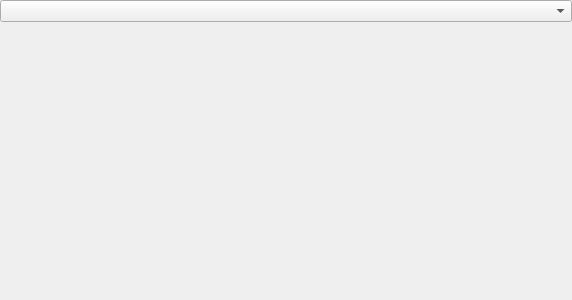
<?xml version="1.0" encoding="UTF-8"?>
<ui version="4.0">
 <class>QgsMeshLabelingWidget</class>
 <widget class="QWidget" name="QgsMeshLabelingWidget">
  <property name="geometry">
   <rect>
    <x>0</x>
    <y>0</y>
    <width>572</width>
    <height>300</height>
   </rect>
  </property>
  <layout class="QVBoxLayout" name="verticalLayout">
   <property name="spacing">
    <number>6</number>
   </property>
   <property name="leftMargin">
    <number>0</number>
   </property>
   <property name="topMargin">
    <number>0</number>
   </property>
   <property name="rightMargin">
    <number>0</number>
   </property>
   <property name="bottomMargin">
    <number>0</number>
   </property>
   <item>
    <widget class="QComboBox" name="mLabelModeComboBox">
     <property name="sizePolicy">
      <sizepolicy hsizetype="Expanding" vsizetype="Fixed">
       <horstretch>0</horstretch>
       <verstretch>0</verstretch>
      </sizepolicy>
     </property>
    </widget>
   </item>
   <item>
    <widget class="QStackedWidget" name="mStackedWidget"/>
   </item>
  </layout>
 </widget>
 <resources>
  <include location="../../../images/images.qrc"/>
 </resources>
 <connections/>
</ui>
